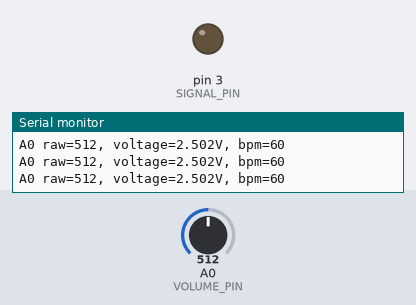
Bench run of a sketch on a simulated Arduino Uno, built with avr-gcc and run on an emulated ATmega328P. On the bench: output pins drawn as LEDs (lit = HIGH), the last lines printed to the serial monitor. Dashed ring = blinking. Inputs (shaded band) come from the test bench; at power-on: A0 (VOLUME_PIN) = 512.

Above: at 1.2 s.
1.3 s: A0 (VOLUME_PIN) set to 1023
At 1.59 s:
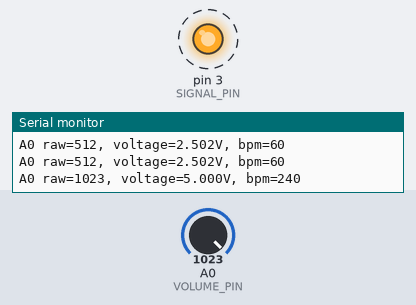
4.3 s: A0 (VOLUME_PIN) set to 900
At 6.09 s:
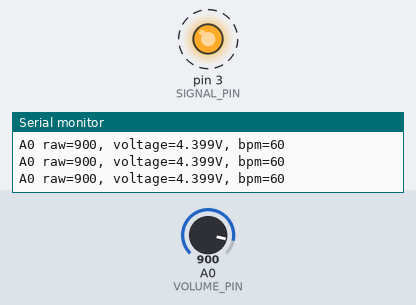
Timing chart, 0 to 13.3 s (numbered marks = the images above; inputs shaded):
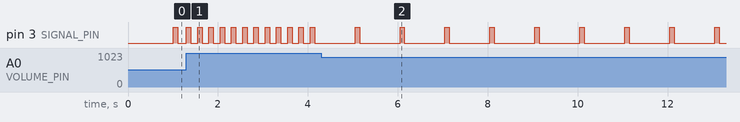

Measured:
- after the input at 1.3 s, pin 3 (SIGNAL_PIN): alternates HIGH for 0.10 s and LOW for 0.15 s, starting at once
- after the input at 4.3 s, pin 3 (SIGNAL_PIN): alternates HIGH for 0.10 s and LOW for 0.90 s, starting after 0.75 s

The sketch:

beat_60bpm.ino
```cpp
#include <Arduino.h>

const uint8_t SIGNAL_PIN = 3;
const uint8_t VOLUME_PIN = A0;
const uint16_t MIN_BPM = 60;
const uint16_t MAX_BPM = 240;
const float MIN_INPUT_VOLTAGE = 4.717f;
const float MAX_INPUT_VOLTAGE = 5.0f;
const unsigned long PULSE_WIDTH_MS = 100UL;
const unsigned long DEBUG_INTERVAL_MS = 250UL;

unsigned long lastBeatStartMs = 0;
bool pulseActive = false;
unsigned long lastDebugPrintMs = 0;

float readInputVoltage(int rawValue) {
  return static_cast<float>(rawValue) * 5.0f / 1023.0f;
}

int voltageToBpm(float voltage) {
  if (voltage <= MIN_INPUT_VOLTAGE) {
    return MIN_BPM;
  }

  if (voltage >= MAX_INPUT_VOLTAGE) {
    return MAX_BPM;
  }

  const float normalized = (voltage - MIN_INPUT_VOLTAGE) / (MAX_INPUT_VOLTAGE - MIN_INPUT_VOLTAGE);
  return static_cast<int>(MIN_BPM + normalized * (MAX_BPM - MIN_BPM));
}

void setup() {
  Serial.begin(115200);
  pinMode(SIGNAL_PIN, OUTPUT);
  digitalWrite(SIGNAL_PIN, LOW);
  lastBeatStartMs = millis();
}

void loop() {
  const unsigned long now = millis();
  const int volumeValue = analogRead(VOLUME_PIN);
  const float voltage = readInputVoltage(volumeValue);
  const int bpm = voltageToBpm(voltage);
  const unsigned long beatIntervalMs = 60000UL / static_cast<unsigned long>(bpm);

  if (now - lastDebugPrintMs >= DEBUG_INTERVAL_MS) {
    Serial.print("A0 raw=");
    Serial.print(volumeValue);
    Serial.print(", voltage=");
    Serial.print(voltage, 3);
    Serial.print("V, bpm=");
    Serial.println(bpm);

    lastDebugPrintMs = now;
  }

  if (!pulseActive && now - lastBeatStartMs >= beatIntervalMs) {
    lastBeatStartMs = now;
    digitalWrite(SIGNAL_PIN, HIGH);
    pulseActive = true;
  }

  if (pulseActive && now - lastBeatStartMs >= PULSE_WIDTH_MS) {
    digitalWrite(SIGNAL_PIN, LOW);
    pulseActive = false;
  }
}
```
